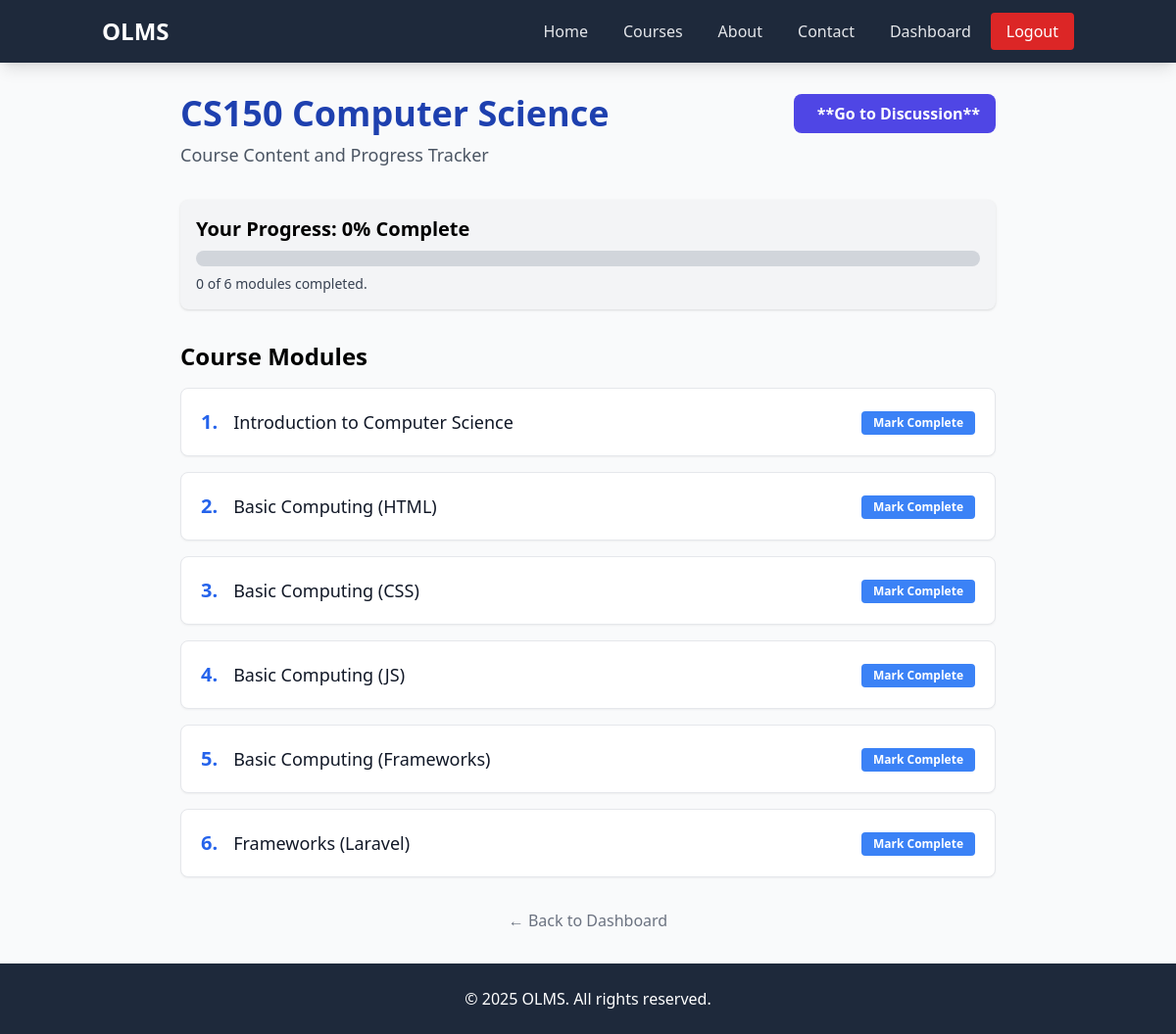
Page /auth/course_view.php?id=2 (signed in) on the committed database.
### tables this page shows
CREATE TABLE `courses` (
  `id` int(11) NOT NULL,
  `title` varchar(100) NOT NULL,
  `level` varchar(50) DEFAULT NULL,
  `language` varchar(50) DEFAULT NULL,
  `fee` double(10,2) DEFAULT NULL,
  `lecturer_id` int(11) DEFAULT NULL,
  `description` varchar(500) DEFAULT NULL
);

CREATE TABLE `modules` (
  `id` int(11) NOT NULL,
  `course_id` int(11) DEFAULT NULL,
  `title` varchar(150) NOT NULL,
  `module_order` int(11) NOT NULL
);

### auth/course_view.php (the view, shortened to what this page needs)
<?php
include("../header.php");
include("../connection.php");
$user_id = $_SESSION['user_id'];
$course_id = isset($_GET['id']) ? $_GET['id'] : null;
$course_query = "SELECT title, lecturer_id FROM courses WHERE id = '$course_id'";
$course_result = mysqli_query($conn, $course_query);
$course_data = mysqli_fetch_assoc($course_result);
$course_title = htmlspecialchars($course_data['title']);
$modules_progress_query = "
    SELECT
        m.id AS module_id,
        m.title AS module_title,
        m.module_order,
        p.status AS progress_status
    FROM
        modules m
    LEFT JOIN
        progress p ON m.id = p.module_id AND p.user_id = '$user_id'
    WHERE
        m.course_id = '$course_id'
    ORDER BY
        m.module_order ASC";
$modules_progress_result = mysqli_query($conn, $modules_progress_query);
$total_modules = mysqli_num_rows($modules_progress_result);
$completed_modules = 0;
$modules_list = mysqli_fetch_all($modules_progress_result, MYSQLI_ASSOC);
$progress_percentage = ($total_modules > 0) ? round(($completed_modules / $total_modules) * 100) : 0;
?>
<body>
    <div class="container mx-auto p-8 max-w-4xl">
        <header class="mb-8">
            <div class="flex justify-between items-center mb-2">
                <h1 class="text-4xl font-extrabold text-blue-800"><?php echo $course_title; ?></h1>
                <a href="course_discussion.php?course_id=<?php echo $course_id; ?>"
                    class="bg-indigo-600 hover:bg-indigo-700 text-white font-bold py-2 px-4 rounded-lg transition duration-200 flex items-center shrink-0">
                    <i class="fas fa-comments mr-2"></i> **Go to Discussion**
                </a>
            </div>
            <p class="text-lg text-gray-600">Course Content and Progress Tracker</p>
        </header>
        <div class="bg-gray-100 p-4 rounded-lg shadow mb-8">
            <h2 class="text-xl font-semibold mb-2">Your Progress: <?php echo $progress_percentage; ?>% Complete</h2>
            <div class="w-full bg-gray-300 rounded-full h-4">
            </div>
            <p class="text-sm mt-2 text-gray-700"><?php echo $completed_modules; ?> of <?php echo $total_modules; ?> modules completed.</p>
        </div>
        <section id="course-modules" class="space-y-4">
            <h2 class="text-2xl font-bold mb-4">Course Modules</h2>
            <?php foreach ($modules_list as $module): ?>
                <?php $is_completed = (isset($module['progress_status']) && $module['progress_status'] === 'completed'); ?>
                <div class="flex items-center justify-between p-5 bg-white border border-gray-200 rounded-lg shadow-sm hover:shadow-md transition">
                    <div class="flex items-center">
                        <span class="text-xl font-bold mr-4 text-blue-600"><?php echo $module['module_order']; ?>.</span>
                        <h3 class="text-lg font-medium <?php echo $is_completed ? 'text-gray-500 line-through' : 'text-gray-900'; ?>">
                            <?php echo htmlspecialchars($module['module_title']); ?>
                        </h3>
                    </div>
                    <div>
                        <?php if ($is_completed): ?>
                            <span class="py-1 px-3 text-xs font-semibold bg-green-100 text-green-600 rounded-full flex items-center">
                                <i class="fas fa-check-circle mr-1"></i> Completed
                            </span>
                        <?php else: ?>
                            <form action="course_view.php?id=<?php echo $course_id; ?>" method="POST" class="inline">
                                <button type="submit" class="bg-blue-500 hover:bg-blue-600 text-white py-1 px-3 text-xs font-semibold rounded transition">
                                    Mark Complete
                                </button>
                            </form>
                        <?php endif; ?>
                    </div>
                </div>
            <?php endforeach; ?>
        </section>
        <div class="mt-8 text-center">
            <a href="dashboard.php" class="text-gray-500 hover:text-gray-700 font-medium">← Back to Dashboard</a>
        </div>
    </div>
</body>
<?php include("../footer.php"); ?>

### rows in the picture
courses: title "CS150 Computer Science"
modules: module_order "1", title "Introduction to Computer Science"
modules: module_order "2", title "Basic Computing (HTML)"
modules: module_order "3", title "Basic Computing (CSS)"
modules: module_order "4", title "Basic Computing (JS)"
modules: module_order "5", title "Basic Computing (Frameworks)"
modules: module_order "6", title "Frameworks (Laravel)"

### other values in the picture
$progress_percentage "0"
$completed_modules "0"
$total_modules "6"
